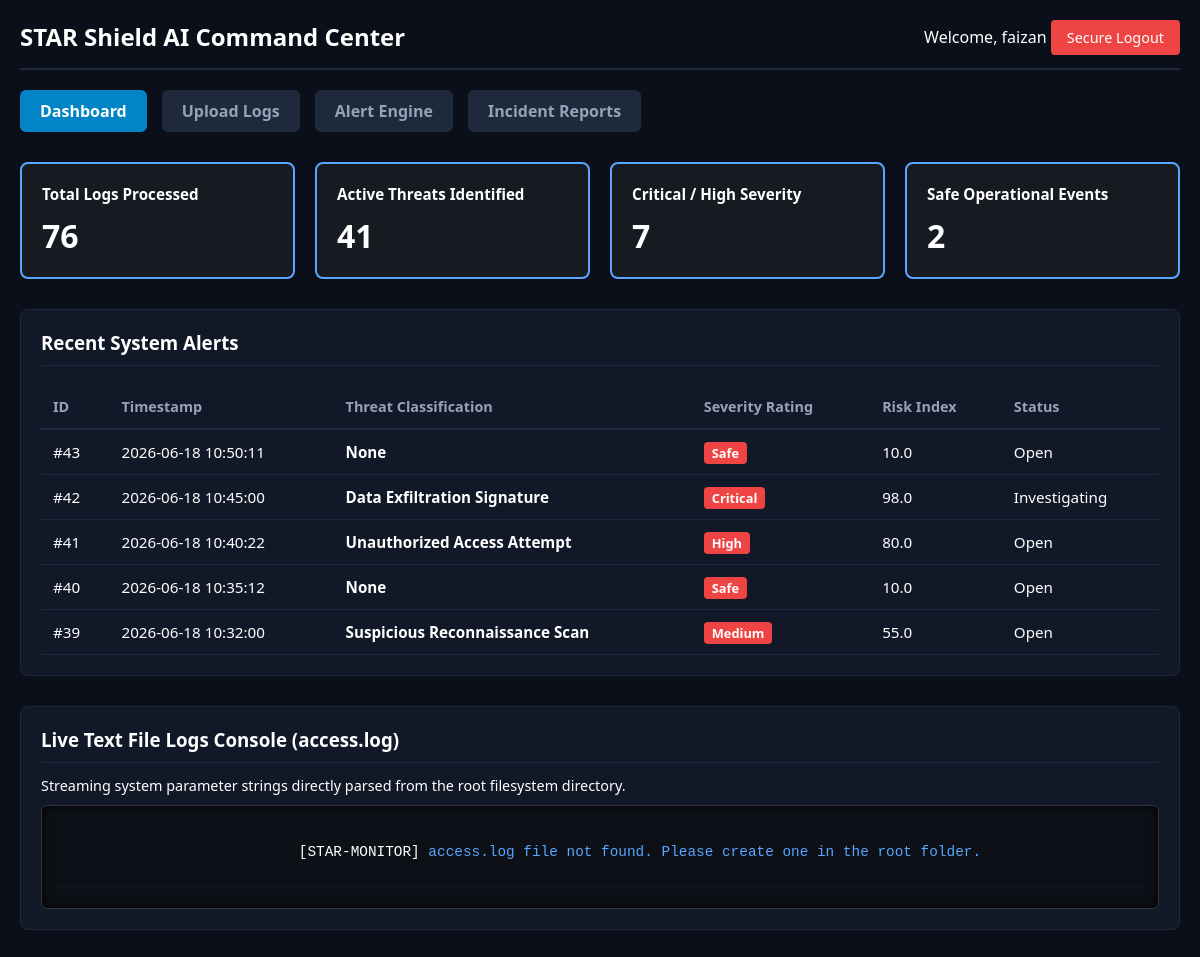
The app's page /dashboard (signed in) with its own data.
### tables this page shows
CREATE TABLE alerts (
            id INTEGER PRIMARY KEY AUTOINCREMENT,
            threat_id INTEGER,
            created_at TEXT NOT NULL,
            status TEXT NOT NULL,
            FOREIGN KEY (threat_id) REFERENCES threats (id)
        );

CREATE TABLE threats (
            id INTEGER PRIMARY KEY AUTOINCREMENT,
            threat_type TEXT NOT NULL,
            severity TEXT NOT NULL,
            risk_score REAL NOT NULL,
            recommendation TEXT NOT NULL
        );

### app.py (the view)
@app.route('/dashboard')
def dashboard():
    if 'user_id' not in session:
        return redirect(url_for('login'))
    conn = get_db_connection()
    total_logs = conn.execute('SELECT COUNT(*) FROM logs').fetchone()[0]
    total_threats = conn.execute('SELECT COUNT(*) FROM threats WHERE severity != "Safe"').fetchone()[0]
    high_severity = conn.execute('SELECT COUNT(*) FROM threats WHERE severity IN ("High", "Critical")').fetchone()[0]
    safe_logs = conn.execute('SELECT COUNT(*) FROM threats WHERE severity = "Safe"').fetchone()[0]
    alerts = conn.execute('''
        SELECT a.id, a.created_at, a.status, t.threat_type, t.severity, t.risk_score
        FROM alerts a JOIN threats t ON a.threat_id = t.id
        ORDER BY a.id DESC LIMIT 5
    ''').fetchall()
    conn.close()
    try:
        with open('access.log', 'r') as file:
            log_lines = file.readlines()
    except FileNotFoundError:
        log_lines = ["access.log file not found. Please create one in the root folder."]
    return render_template(
        'dashboard.html',
        total_logs=total_logs,
        total_threats=total_threats,
        high_severity=high_severity,
        safe_logs=safe_logs,
        alerts=alerts,
        logs=log_lines
    )

### app.py (called while the page is built)
def get_db_connection():
    conn = sqlite3.connect(DB_PATH)
    conn.row_factory = sqlite3.Row
    return conn

### templates/dashboard.html (shortened to what this page needs)
<!DOCTYPE html>
<html lang="en">
<head>
    <link rel="stylesheet" href="{{ url_for('static', filename='style.css') }}">
</head>
<body>
    <div class="dashboard-container">
        <header class="dashboard-header">
            <h2>STAR Shield AI Command Center</h2>
            <div class="user-profile">
                <span>Welcome, {{ session['username'] }}</span>
                <a href="{{ url_for('logout') }}" class="btn-logout">Secure Logout</a>
            </div>
        </header>
        <nav class="dashboard-nav">
            <a href="{{ url_for('dashboard') }}" class="nav-item active">Dashboard</a>
            <a href="{{ url_for('upload') }}" class="nav-item">Upload Logs</a>
            <a href="{{ url_for('alerts') }}" class="nav-item">Alert Engine</a>
            <a href="{{ url_for('reports') }}" class="nav-item">Incident Reports</a>
        </nav>
        <main class="dashboard-main">
            <section class="metrics-grid">
                <div class="card">
                    <h3>Total Logs Processed</h3>
                    <p class="metric-value">{{ total_logs }}</p>
                </div>
                <div class="card threat">
                    <h3>Active Threats Identified</h3>
                    <p class="metric-value">{{ total_threats }}</p>
                </div>
                <div class="card critical">
                    <h3>Critical / High Severity</h3>
                    <p class="metric-value">{{ high_severity }}</p>
                </div>
                <div class="card safe">
                    <h3>Safe Operational Events</h3>
                    <p class="metric-value">{{ safe_logs }}</p>
                </div>
            </section>
            <section class="dashboard-section">
                <h3>Recent System Alerts</h3>
                <table class="alerts-table">
                    <thead>
                        <tr>
                            <th>ID</th>
                            <th>Timestamp</th>
                            <th>Threat Classification</th>
                            <th>Severity Rating</th>
                            <th>Risk Index</th>
                            <th>Status</th>
                        </tr>
                    </thead>
                    <tbody>
                        {% for alert in alerts %}
                        <tr class="severity-{{ alert['severity'].lower() }}">
                            <td>#{{ alert['id'] }}</td>
                            <td>{{ alert['created_at'] }}</td>
                            <td><strong>{{ alert['threat_type'] }}</strong></td>
                            <td><span class="badge">{{ alert['severity'] }}</span></td>
                            <td>{{ alert['risk_score'] }}</td>
                            <td>{{ alert['status'] }}</td>
                        </tr>
                        {% else %}
                        <tr>
                            <td colspan="6" style="text-align: center; color: #94a3b8; padding: 15px;">No active security alerts registered in DB.</td>
                        </tr>
                        {% endfor %}
                    </tbody>
                </table>
            </section>
            <section class="dashboard-section">
                <h3>Live Text File Logs Console (access.log)</h3>
                <p style="color: #888; font-size: 0.9rem; margin-top: -5px; margin-bottom: 10px;">
                    Streaming system parameter strings directly parsed from the root filesystem directory.
                </p>
                <div class="terminal-console" style="background-color: #0d1117; color: #58a6ff; padding: 15px; font-family: 'Courier New', Courier, monospace; border-radius: 6px; max-height: 300px; overflow-y: auto; border: 1px solid #30363d; box-shadow: inset 0 0 10px #000;">
                    {% for log in logs %}
                        <div class="terminal-line" style="margin-bottom: 6px; font-size: 0.9rem; line-height: 1.4; border-bottom: 1px solid #161b22; padding-bottom: 4px; white-space: pre-wrap;">
                            <span style="color: #3fb950;">[STAR-MONITOR]</span> {{ log }}
                        </div>
                    {% endfor %}
                </div>
            </section>
        </main>
    </div>
</body>
</html>

### static/css/style.css (style rules this page uses)
:root { --bg-main: #0B1220; --sidebar-bg: #111827; --card-bg: #1F2937; --accent-blue: #3B82F6; --success-green: #10B981; --warning-yellow: #F59E0B; --danger-red: #EF4444; --text-main: #FFFFFF; --text-muted: #E5E7EB; }
body { background-color: #0d1117; color: #ffffff !important; font-family: 'Segoe UI', Tahoma, Geneva, Verdana, sans-serif; }
h1, h2, h3, h4, h5, h6, label, p, span { color: #ffffff !important; }
.auth-card, .soc-card, .card { background-color: #161b22 !important; border: 2px solid #58a6ff !important; border-radius: 8px; box-shadow: 0 8px 24px rgba(0, 0, 0, 0.7); }

### templates/dashboard.html (style rules this page uses)
body { background-color: #0b0f19; color: #e2e8f0; font-family: 'Segoe UI', Roboto, Helvetica, Arial, sans-serif; margin: 0; padding: 20px; }
.dashboard-container { max-width: 1200px; margin: 0 auto; }
.dashboard-header { display: flex; justify-content: space-between; align-items: center; border-bottom: 2px solid #1e293b; padding-bottom: 15px; margin-bottom: 20px; }
.dashboard-header h2 { color: #38bdf8; margin: 0; }
.btn-logout { background-color: #ef4444; color: white; text-decoration: none; padding: 8px 16px; border-radius: 4px; font-size: 0.9rem; }
.dashboard-nav { display: flex; gap: 15px; margin-bottom: 30px; }
.nav-item { color: #94a3b8; text-decoration: none; padding: 10px 20px; background: #1e293b; border-radius: 6px; font-weight: 600; }
.nav-item.active, .nav-item:hover { background: #0284c7; color: white; }
.metrics-grid { display: grid; grid-template-columns: repeat(auto-fit, minmax(220px, 1fr)); gap: 20px; margin-bottom: 30px; }
.card { background: #111827; border: 1px solid #1e293b; padding: 20px; border-radius: 8px; box-shadow: 0 4px 6px -1px rgba(0,0,0,0.1); }
.card h3 { margin: 0 0 10px 0; font-size: 0.95rem; color: #94a3b8; }
.metric-value { margin: 0; font-size: 2rem; font-weight: bold; color: #f8fafc; }
.card.threat h3 { color: #f87171; }
.card.threat .metric-value { color: #ef4444; }
.card.critical h3 { color: #fb923c; }
.card.critical .metric-value { color: #f97316; }
.card.safe h3 { color: #4ade80; }
.card.safe .metric-value { color: #22c55e; }
.dashboard-section { background: #111827; border: 1px solid #1e293b; padding: 20px; border-radius: 8px; margin-bottom: 30px; }
.dashboard-section h3 { margin-top: 0; color: #38bdf8; border-bottom: 1px solid #1e293b; padding-bottom: 10px; }
.alerts-table { width: 100%; border-collapse: collapse; text-align: left; }
.alerts-table th { color: #94a3b8; padding: 12px; border-bottom: 2px solid #1e293b; font-size: 0.9rem; }
.alerts-table td { padding: 12px; border-bottom: 1px solid #1e293b; font-size: 0.95rem; }
.badge { background: #ef4444; color: white; padding: 2px 8px; border-radius: 4px; font-size: 0.8rem; font-weight: bold; }

### records on screen
alerts: id "43", created_at "2026-06-18 10:50:11", threat_type "None", severity "Safe", risk_score "10.0", status "Open"
alerts: id "42", created_at "2026-06-18 10:45:00", threat_type "Data Exfiltration Signature", severity "Critical", risk_score "98.0", status "Investigating"
alerts: id "41", created_at "2026-06-18 10:40:22", threat_type "Unauthorized Access Attempt", severity "High", risk_score "80.0", status "Open"
alerts: id "40", created_at "2026-06-18 10:35:12", threat_type "None", severity "Safe", risk_score "10.0", status "Open"
alerts: id "39", created_at "2026-06-18 10:32:00", threat_type "Suspicious Reconnaissance Scan", severity "Medium", risk_score "55.0", status "Open"

### other values on screen
{{ session['username'] }} "faizan"
{{ total_logs }} "76"
{{ total_threats }} "41"
{{ high_severity }} "7"
{{ safe_logs }} "2"
{{ log }} "access.log file not found. Please create one in the root folder."
